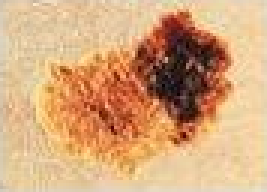
#> input picture hw/hw2/input/dermatological_sample_A.png, 89 x 64 px (shown 3 times larger); its folder holds only this picture in this run
$ jupyter execute --allow-errors hw2.ipynb   (shell and % lines are left out)
#> lines starting #> are read from the running program, lines starting #| are printed output that depends on the picture; after the words box and inside, x2 and y2 are one past the last pixel; in counts of white or black regions, pixels touching at a corner belong together
# Team
- Stefanos Panteli UC1065916<br>
spante01@ucy.ac.cy

- Evangelia Krigkou UC1067400<br>
ekrigk01@ucy.ac.cy

- Rafael Chrysanthou UC1064747<br>
rchrys03@ucy.ac.cy

GitHub: [https://github.com/stefanosPanteli/EPL445](https://github.com/stefanosPanteli/EPL445)

# Installs

# Imports

[cell 1]
import cv2
from google.colab.patches import cv2_imshow
import matplotlib.pyplot as plt
from typing import Tuple

# Functions & Constants

[cell 2]
# [132 lines left out: functions apply_erode, apply_dilate, apply_opening, apply_closing, apply_all, show_all and 1 more, not called in this run]

# 1

[cell 3]
image = cv2.imread('input/iamge.jpg')

if image is None:
    print("Error: Image not found.")

# 2

#> (a cell that did not finish here is left out)

# 3

#> (a cell that did not finish here is left out)

# 4

[cell 6]
square_5 = cv2.getStructuringElement(cv2.MORPH_RECT, (5,5))
square_9 = cv2.getStructuringElement(cv2.MORPH_RECT, (9,9))

cross_5 = cv2.getStructuringElement(cv2.MORPH_CROSS, (5,5))
cross_9 = cv2.getStructuringElement(cv2.MORPH_CROSS, (9,9))

# 5

#> (a cell that did not finish here is left out)

# 6

[cell 8]
# TODO: Pick a kernel and morphological operation
# TODO: Picke 2 more operations
picked_kernel = ...
#> (the rest of this cell did not finish here and is left out)

# 7

[cell 9]
def _read_resize_gray_bw(index: str) -> Tuple[cv2.Mat, cv2.Mat, cv2.Mat]:
  '''
  `_read_resize_gray_bw` reads an image, resizes it 4 times, converts it to grayscale, and converts it to black and white.

  `Args:`
    - `index`: The index of the image. A character

  `Returns:`
    - A tuple containing the resized image, the grayscale image, and the black and white image.
  '''
#> called with index = 'A'
  image = cv2.imread(f'input/dermatological_sample_{index.upper()}.png')
#> image is the input picture: shape (64, 89, 3); mean B, G, R 122.9, 166.5, 212.8
  # Resize
  image = cv2.resize(image, None, fx=4, fy=4, interpolation= cv2.INTER_LINEAR)
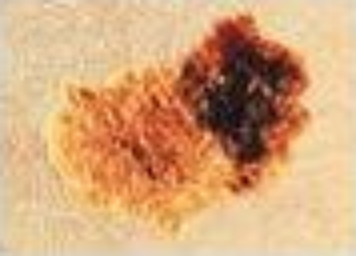
#> image: shape (256, 356, 3); mean B, G, R 122.8, 166.4, 212.7
  # Convert to grayscale
  image_gray = cv2.cvtColor(image, cv2.COLOR_BGR2GRAY)
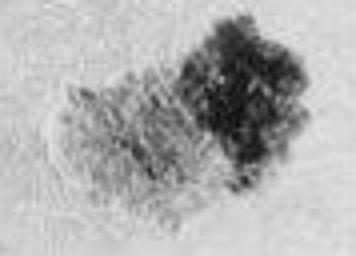
#> image_gray: shape (256, 356); min 9, max 229, mean 175.3
  # Convert to BW using Otsu
  _, image_bw = cv2.threshold(image_gray, 0, 255, cv2.THRESH_BINARY + cv2.THRESH_OTSU)
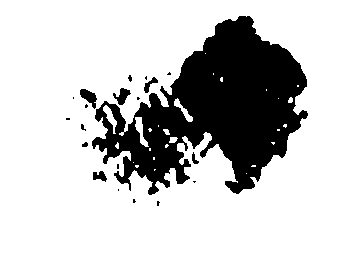
#> image_bw: shape (256, 356); 77.9% white; 20 black regions (13 under 20 px), largest, box (x1, y1, x2, y2) and area: (92, 16, 308, 195) 19425, (80, 89, 97, 109) 175, (113, 88, 131, 105) 153
  return image, image_gray, image_bw

image1 = _read_resize_gray_bw('A')
#> (the rest of this cell did not finish here and is left out)

image3 = _read_resize_gray_bw('C')
image4 = _read_resize_gray_bw('D')

# Define kernels
kernels_mole = [
    cv2.getStructuringElement(cv2.MORPH_RECT, (5,5)),
    ...
]

# Apply the kernels and check
for kernel in kernels_mole:
  apply_and_show(*image1, kernel)
